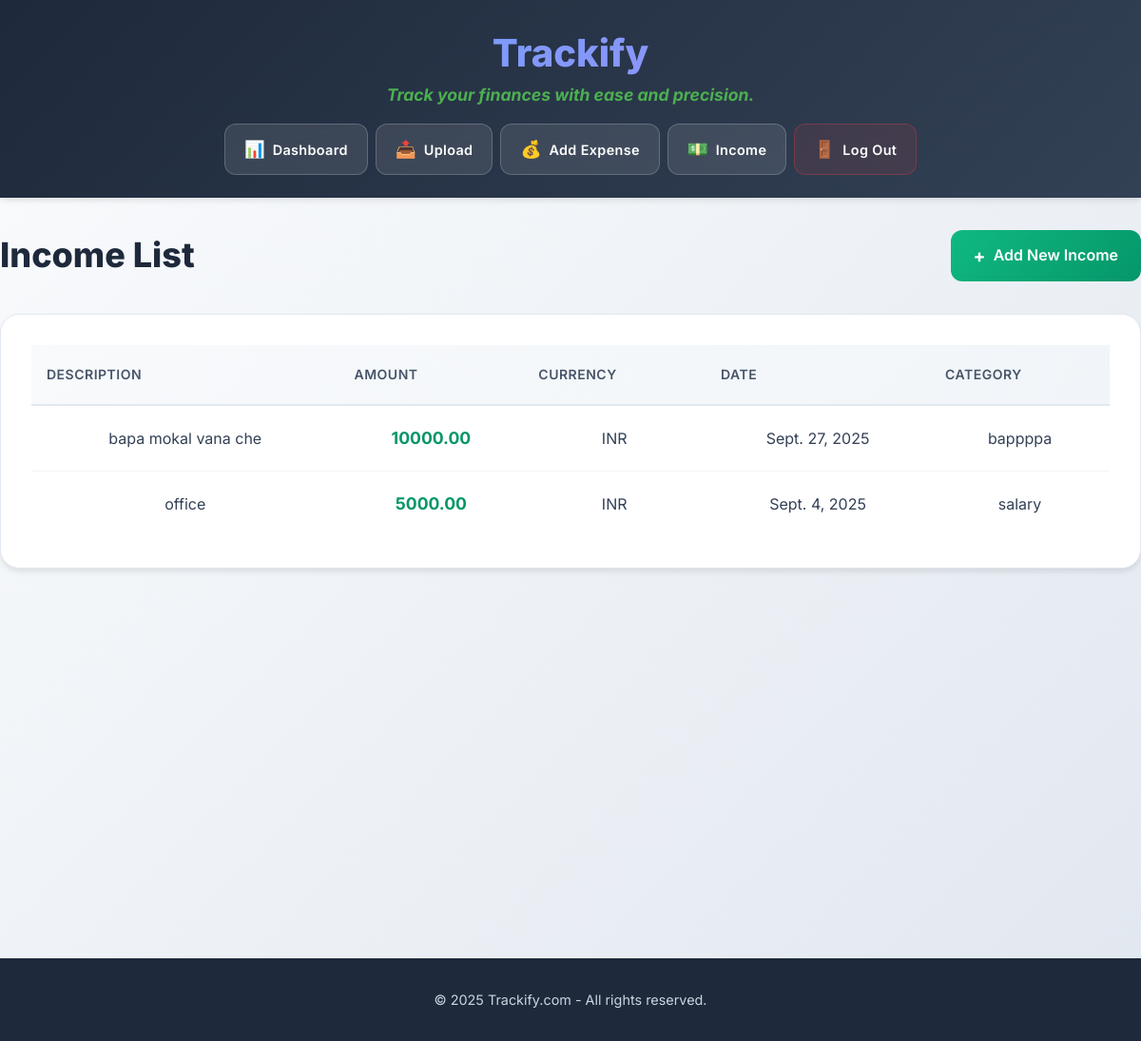
Page /core/income/list/ (signed in) on the committed database.
### core/models.py (models this page shows, shortened)
class Income(models.Model):
    user = models.ForeignKey(User, on_delete=models.CASCADE)
    amount = models.DecimalField(max_digits=10, decimal_places=2)
    currency = models.CharField(max_length=3, default="INR")
    income_date = models.DateField()
    description = models.CharField(max_length=255, default="", blank=True)  # ✅ fixed here
    category = models.CharField(max_length=100, blank=True, null=True)
    created_at = models.DateTimeField(auto_now_add=True)
    updated_at = models.DateTimeField(auto_now=True)
    objects = models.Manager()

### core/views.py (the view)
# urls.py: path('income/list/', views.income_list, name='income_list'),
@login_required
def income_list(request):
    incomes = Income.objects.filter(user=request.user).order_by("-income_date")
    return render(request, "income_list.html", {"incomes": incomes})

### core/templates/income_list.html (shortened to what this page needs)
{% extends 'base.html' %}
{% load static %}
{% block content %}
<link rel="stylesheet" type="text/css" href="{% static 'css/lists.css' %}">
<div class="lists-container">
    <div class="list-header">
        <h2>Income List</h2>
        <a href="{% url 'add_income' %}" class="add-button">Add New Income</a>
    </div>
    {% if incomes %}
    <div class="table-container">
        <table class="data-table">
            <thead>
                <tr>
                    <th>Description</th>
                    <th>Amount</th>
                    <th>Currency</th>
                    <th>Date</th>
                    <th>Category</th>
                </tr>
            </thead>
            <tbody>
                {% for income in incomes %}
                <tr onclick="window.location.href='{% url 'income_detail' income.id %}'">
                    <td>{{ income.description }}</td>
                    <td class="amount positive">{{ income.amount }}</td>
                    <td>{{ income.currency }}</td>
                    <td>{{ income.income_date }}</td>
                    <td>{{ income.category|default:"—" }}</td>
                </tr>
                {% endfor %}
            </tbody>
        </table>
    </div>
    {% endif %}
</div>
{% endblock %}

### core/static/css/base.css (style rules this page uses)
* { margin: 0; padding: 0; box-sizing: border-box; }
body { font-family: 'Inter', -apple-system, BlinkMacSystemFont, 'Segoe UI', Roboto, sans-serif; line-height: 1.6; color: #1a1a1a; background: #f8fafc; min-height: 100vh; }
h2 { color: #1e293b; font-size: 2rem; font-weight: 700; margin-bottom: 1.5rem; }
a { color: #3b82f6; text-decoration: none; transition: color 0.3s ease; }

### core/static/css/lists.css (style rules this page uses)
.lists-container { background: linear-gradient(135deg, #f8fafc 0%, #e2e8f0 100%); min-height: 100vh; padding: 2rem 0; }
.list-header { display: flex; justify-content: space-between; align-items: center; margin-bottom: 2rem; flex-wrap: wrap; gap: 1rem; }
.list-header h2 { color: #1e293b; font-size: 2.25rem; font-weight: 800; margin: 0; }
.add-button { background: linear-gradient(135deg, #10b981, #059669); color: white; padding: 0.75rem 1.5rem; border-radius: 12px; text-decoration: none; font-weight: 600; transition: all 0.3s ease; display: inline-flex; align-items: center; gap: 0.5rem; }
.add-button::before { content: '+'; font-size: 1.2rem; font-weight: 700; }
.table-container { background: white; border-radius: 20px; padding: 2rem; box-shadow: 0 4px 6px -1px rgba(0, 0, 0, 0.1); border: 1px solid #e2e8f0; overflow: hidden; }
.data-table { width: 100%; border-collapse: collapse; background: white; }
.data-table thead { background: linear-gradient(135deg, #f8fafc, #f1f5f9); }
.data-table th { padding: 1.25rem 1rem; text-align: left; font-weight: 600; color: #475569; font-size: 0.875rem; text-transform: uppercase; letter-spacing: 0.5px; border-bottom: 2px solid #e2e8f0; }
.data-table td { padding: 1.25rem 1rem; border-bottom: 1px solid #f1f5f9; color: #334155; transition: all 0.2s ease; }
.data-table tbody tr { transition: all 0.2s ease; cursor: pointer; }
.data-table tbody tr:last-child td { border-bottom: none; }
.amount { font-weight: 700; font-size: 1.1rem; }
.amount.positive { color: #059669; }

### rows in the picture
Income: description "bapa mokal vana che", amount "10000.00", currency "INR", income_date "Sept. 27, 2025", category "bappppa"
Income: description "office", amount "5000.00", currency "INR", income_date "Sept. 4, 2025", category "salary"
